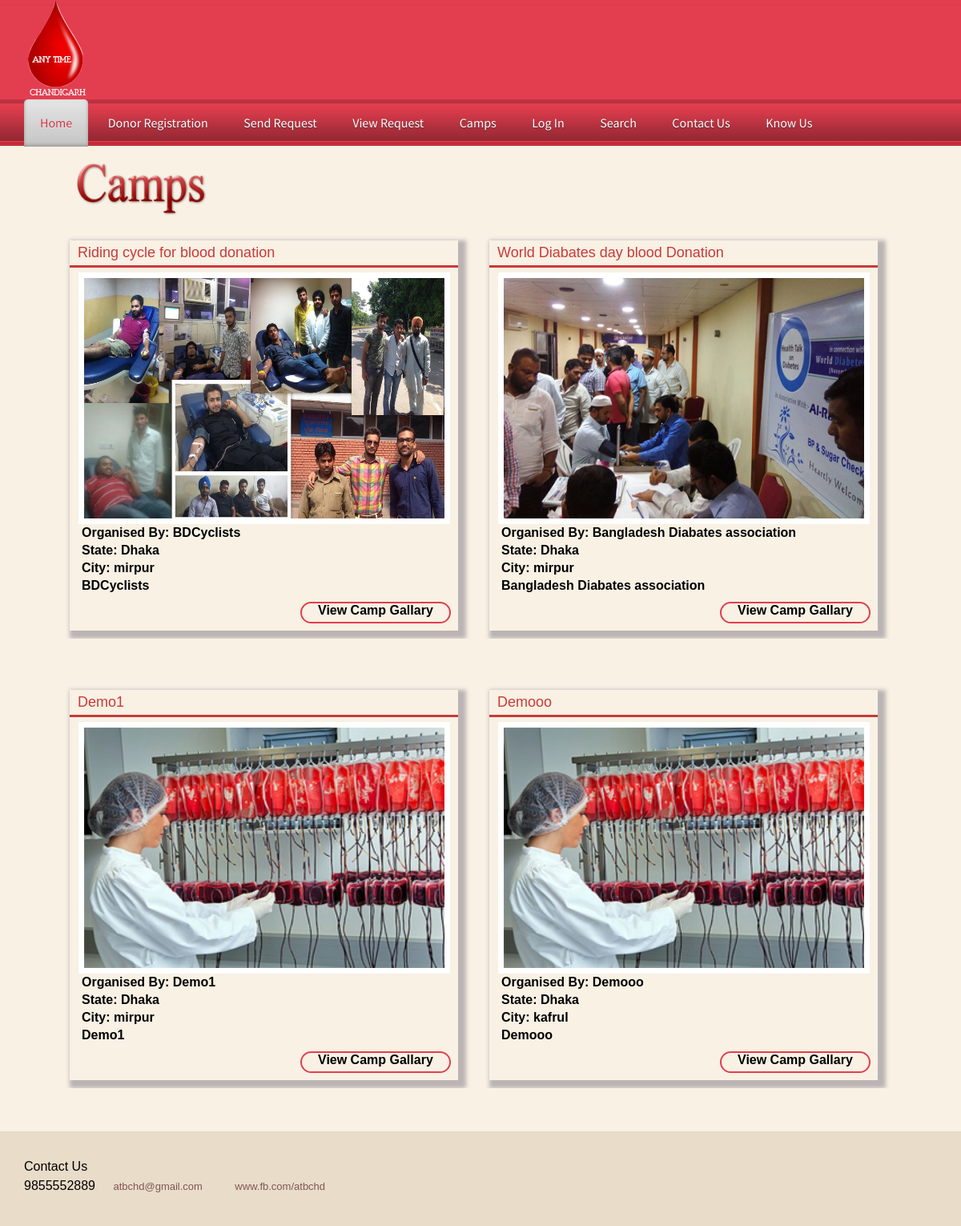
Before: /camps.php with the older database file.
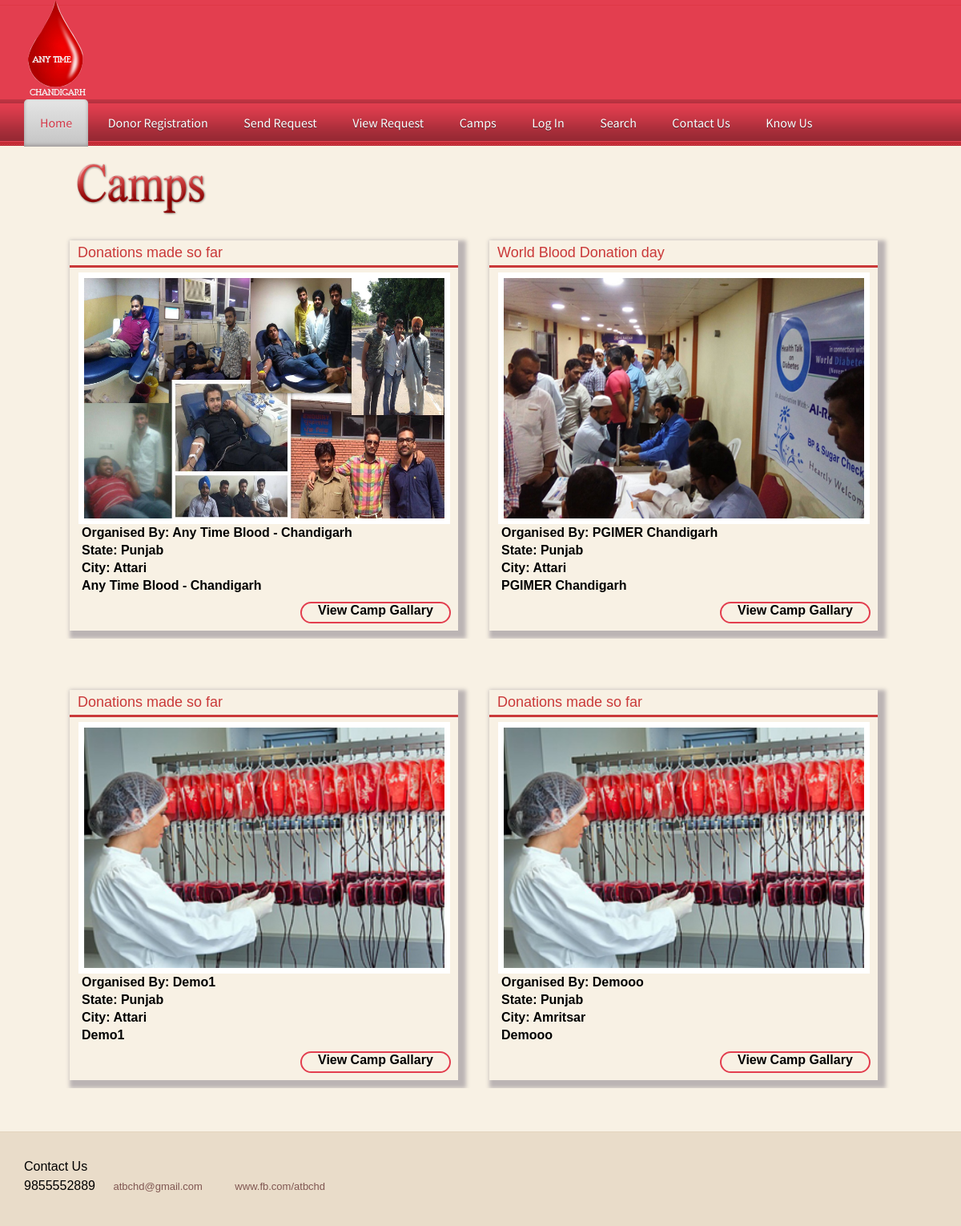
After: the same page with the newer database file.
### tables this page shows
CREATE TABLE `camp` (
  `camp_id` int(100) NOT NULL,
  `camp_title` varchar(500) NOT NULL,
  `organised_by` varchar(500) NOT NULL,
  `state` int(100) NOT NULL,
  `city` int(100) NOT NULL,
  `pic` varchar(900) NOT NULL,
  `detail` varchar(1000) NOT NULL
);

CREATE TABLE `state` (
  `state_id` int(100) NOT NULL,
  `state_name` varchar(100) NOT NULL
);

CREATE TABLE `city` (
  `city_id` int(100) NOT NULL,
  `city_name` varchar(100) NOT NULL,
  `pin_code` varchar(100) NOT NULL,
  `district` int(10) NOT NULL,
  `state` int(100) NOT NULL
);

### camps.php (the view, shortened to what this page needs)
<?php include('header.php'); ?>
<div class="main_ridoy_body">
<div class="main_ridoy">
				  <img height="80px" style="margin:auto; margin-top:10px" src="Images/camps.png">
					<br /><br />
<div class="border">
<table cellpadding="0" cellspacing="0" width="auto">
							<?php
								$cn=makeconnection();
								$s="select * from camp,state,city where camp.state=state.state_id and camp.city=city.city_id";
									$result=mysqli_query($cn,$s);
									$n=0;
									while($data=mysqli_fetch_array($result))
									{
										if($n%2==0)
										{
										?>
		<tr>
								<?php
							}?>
         <td>
<div class="cont_table">
			<table id="table_cont" cellpadding="0" cellspacing="0" class="tableborder" width="" style="border:none">
					<tr>
						<td id="camp_title" ><?php echo $data[1]; ?></td>
					</tr>
					<tr>
						<td align="centr">
							<a href="Admin/pic/<?php echo $data[5] ?>"data-lightbox="image-1"> <img id="camp_img" src="Admin/pic/<?php echo $data[5] ?>"/></a>
						</td>
					</tr>
					<tr>
						<td><p id="text">Organised By: <?php echo $data[2]; ?></p></td>
					</tr>
					<tr>
						<td id="text">State: <?php echo $data[8]; ?></td>
					</tr>
					<tr>
						<td id="text">City: <?php echo $data[10]; ?></td>
					</tr>
					<tr>
						<td id="text"><p><?php echo $data[2]; ?></p></td>
					</tr>
					<tr>
						<td id="view_camp_gallery" class="title"><a href="campgallary.php?cid=<?php echo $data[0];  ?>"><p id="ctext">View Camp Gallary</p></td>
					</tr>
			</table>
</div>
</div>
     </td>
        <?php
        if($n%2==1)
	 {
	 ?>
        <tr><td colspan="2">&nbsp;</td></tr>
         <tr><td colspan="2">&nbsp;</td></tr>
          <tr><td colspan="2">&nbsp;</td></tr>
        <?php
	}
	$n=$n+1;
	}?>
<?php include 'footer.php'; ?>

### header.php (shortened to what this page needs)
            <!DOCTYPE html PUBLIC "-//W3C//DTD XHTML 1.0 Transitional//EN" "http://www.w3.org/TR/xhtml1/DTD/xhtml1-transitional.dtd">
<html xmlns="http://www.w3.org/1999/xhtml">
<head>
  <link href="css/lightbox.css" rel="stylesheet" />
  <link href="StyleSheet.css" rel="stylesheet" type="text/css" />
  <link href="css/style.css" rel="stylesheet" type="text/css" media="all" />
  <link href="css/flexslider.css" rel="stylesheet" type="text/css" media="all" />
</head>
<body ng-app="myApp" ng-controller="myCtrl">
 <div class="h_bg">
  <div class="wrap">
    <div class="header">
      <div class="logo">
       <a href="index.php"><img src="Images/logo.png" alt=""></a>
     </div>
   </div>
 </div>
</div>
<div class="nav_bg">
  <div class="wrap">
    <ul class="nav">
      <li class="active"><a href="index.php">Home</a></li>
      <li><a href="registration.php">Donor Registration</a></li>
      <li><a href="requests.php">send Request</a></li>
            <li><a href="viewrequest.php">View Request</a></li>
            <li><a href="camps.php">Camps</a></li>
            <li><a href="login.php">log In</a></li>
            <li><a href="search.php">Search</a></li>
            <li><a href="contact.php">Contact Us</a></li>
            <li><a href="aboutus.php">Know Us</a></li>
            </ul>
  </div>
  </div>

### footer.php (shortened to what this page needs)
<div class="ftr-bg">
  <div class="wrap">
    <div class="footer">
     <div class="f_nav">
      <p>
       <h2>Contact Us </h2>
       <ol>
       <li>9855552889</li>
       <li> <a href="mailto:atbchd@gmail.com">atbchd@gmail.com</a></li>
       <li><a href="http://www.facebook.com/atbchd">www.fb.com/atbchd</li></a>
       </p>
   </div>
 </div>
</div>
</div>
</body>
</html>

### css/lightbox.css (style rules this page uses)
body:after { content: url(../img/close.png) url(../img/loading.gif) url(../img/prev.png) url(../img/next.png); display: none; }

### StyleSheet.css (style rules this page uses)
.title { font-weight:bold; color:#805752; font-size: 16px; text-align: left; padding-left: 20px; }

### css/style.css (style rules this page uses)
html,body,div,span,applet,object,iframe,h1,h2,h3,h4,h5,h6,p,blockquote,pre,a,abbr,acronym,address,big,cite,code,del,dfn,em,img,ins,kbd,q,s,samp,small,strike,strong,sub,sup,tt,var,b,u,i,dl,dt,dd,ol,nav ul,nav li,fieldset,form,label,legend,table,caption,tbody,tfoot,thead,tr,th,td,article,aside,canvas,details,embed,figure,figcaption,footer,header,hgroup,menu,nav,output,ruby,section,summary,time,mark,audio,video { margin:0;padding:0;border:0;font-size:100%;font:inherit;vertical-align:baseline; }
ol,ul { list-style:none;margin:0;padding:0; }
table { border-collapse:collapse;border-spacing:0; }
a { text-decoration:none; }
img { max-width:100%; }
body { font-family: Arial, Geneva,Helvetica, sans-serif; font-size: 100%; }
.wrap { margin:0 auto; width:80%; }
.h_bg { background: url('../images/h_bg.png') repeat-x ; }
.nav_bg { background: url('../images/nav_bg.png') center 0 repeat-x #CF797E; height:58px; }
.nav li { display:inline-block; }
.nav li a { font-family: 'Source Sans Pro', sans-serif; line-height:1.8em; display:block; text-decoration:none; font-weight:normal; color:#ffffff; padding:15px 20px; font-size: 1em; text-transform: capitalize; text-shadow: 0 1px 0 #5C2830; letter-spacing:0px; }
.nav li.active a { text-shadow: 0 1px 0 #EBEBEB; color:#D13949; background: #E5E5E5; background: -moz-linear-gradient(top, #E5E5E5 0%, #C4C4C4 100%); background: -webkit-gradient(linear, left top, left bottom, color-stop(0%,#E5E5E5), color-stop(100%,#C4C4C4)); filter: progid:DXImageTransform.Microsoft.gradient( startColorstr='#E5E5E5', endColorstr='#C4C4C4',GradientType=0 ); -moz-border-radius:5px 5px 0 0; -webkit-border-radius:5px 5px 0 0; border-radius:5px 5px 0 0; box-shadow: inset 0px -2px 4px #9C9797; -webkit-box-shadow: inset 0px -2px 4px #9C9797; -moz-box-shadow: inset 0px -2px 4px #9C9797; -o-box-shadow: inset 0px -2px 4px #9C9797; }
.ftr-bg { background: #E9DCC9; border-top: 1px solid rgba(214, 195, 167, 0.34); }
.footer { padding:3% 0; }
.f_nav { float:left; }
.f_nav li { display: inline-block; }
.f_nav li a { border-radius: 5px; -webkit-border-radius: 5px; -moz-border-radius: 5px; -o-border-radius: 5px; display:block; padding: 8px 18px; color: #805752; font-size: 0.8125em; }
@media only screen and (max-width: 1280px) { .wrap { width:95%; } }
.main_ridoy { width:1060px; display:block; margin: 0px auto; overflow:hidden; }
.cont_table { overflow: hidden; padding: 10px 17px; width: 490px; }
#table_cont { width: 485px; }
#camp_title { border-bottom: 3px solid #ca3939; color: #ca3939; font-size: 18px; padding: 5px 10px; }
#camp_img { background: #ffffff none repeat scroll 0 0; height: 300px; margin-left: 11px; margin-top: 6px; padding: 7px; width: 450px; }
#text { font-weight: bold; padding: 2px 15px; }
#view_camp_gallery { border: 2px solid #e33e4f; border-radius: 18px; float: right; height: 23px; margin: 9px; width: 164px; }
#ctext { color:#000; }
.main_ridoy_body { width: auto; background: #F8F1E4; }

### header.php (style rules this page uses)
body { font-family:"Trebuchet MS", Arial, Helvetica, sans-serif; }

Changed rows visible on the page:
changed camp: camp_title "Riding cycle for blood donation" → "Donations made so far"; organised_by "BDCyclists" → "Any Time Blood - Chandigarh"; state.state_name "Dhaka" → "Punjab"; city.city_name "mirpur" → "Attari"
changed camp: camp_title "World Diabates day blood Donation" → "World Blood Donation day"; organised_by "Bangladesh Diabates association" → "PGIMER Chandigarh"; state.state_name "Dhaka" → "Punjab"; city.city_name "mirpur" → "Attari"
changed camp "Demo1": camp_title "Demo1" → "Donations made so far"; state.state_name "Dhaka" → "Punjab"; city.city_name "mirpur" → "Attari"
changed camp "Demooo": camp_title "Demooo" → "Donations made so far"; state.state_name "Dhaka" → "Punjab"; city.city_name "kafrul" → "Amritsar"
